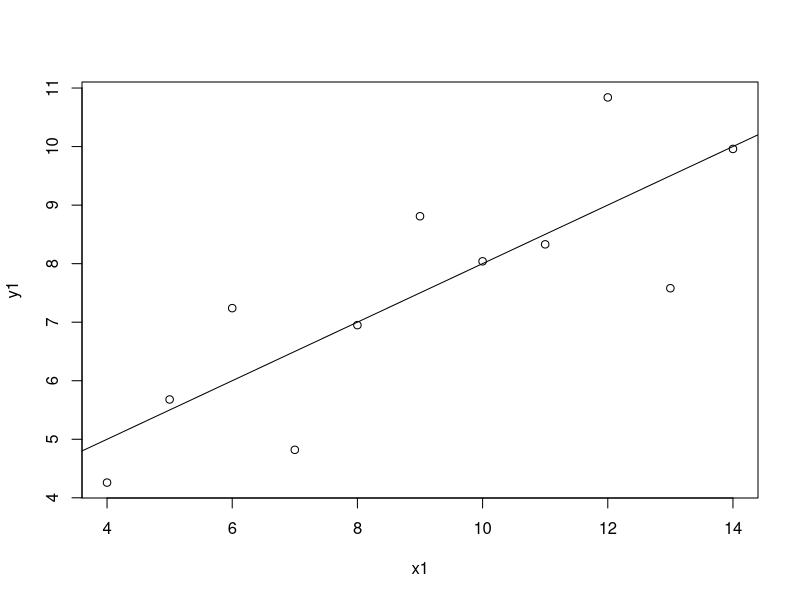

Write R code to recreate this figure.
## ---- chunk 1
data("anscombe")
dim.data.frame(anscombe)
colnames(anscombe)
head(anscombe)
tail(anscombe)
summary(anscombe)
## ---- chunk 2
data("anscombe")
anscombe
with(anscombe,plot(x1,y1))
abline(lm(y1~x1, data=anscombe))

